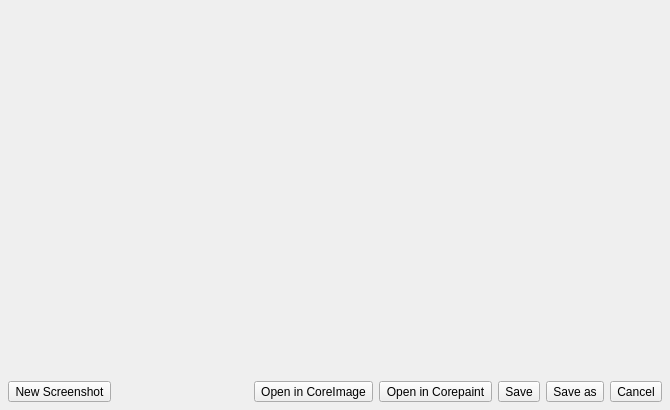
<?xml version="1.0" encoding="UTF-8"?>
<ui version="4.0">
 <class>coreshot</class>
 <widget class="QWidget" name="coreshot">
  <property name="geometry">
   <rect>
    <x>0</x>
    <y>0</y>
    <width>670</width>
    <height>410</height>
   </rect>
  </property>
  <property name="sizePolicy">
   <sizepolicy hsizetype="Expanding" vsizetype="Expanding">
    <horstretch>0</horstretch>
    <verstretch>0</verstretch>
   </sizepolicy>
  </property>
  <property name="windowTitle">
   <string>CoreShot</string>
  </property>
  <property name="windowIcon">
   <iconset resource="icons.qrc">
    <normaloff>:/icons/CoreShot.svg</normaloff>:/icons/CoreShot.svg</iconset>
  </property>
  <property name="styleSheet">
   <string notr="true"/>
  </property>
  <layout class="QVBoxLayout" name="verticalLayout">
   <property name="leftMargin">
    <number>8</number>
   </property>
   <property name="topMargin">
    <number>8</number>
   </property>
   <property name="rightMargin">
    <number>8</number>
   </property>
   <property name="bottomMargin">
    <number>8</number>
   </property>
   <item>
    <widget class="PreviewWidget" name="shotPreview">
     <property name="sizePolicy">
      <sizepolicy hsizetype="Expanding" vsizetype="Expanding">
       <horstretch>0</horstretch>
       <verstretch>0</verstretch>
      </sizepolicy>
     </property>
     <property name="text">
      <string/>
     </property>
    </widget>
   </item>
   <item>
    <layout class="QHBoxLayout" name="horizontalLayout">
     <item>
      <widget class="QToolButton" name="newShot">
       <property name="focusPolicy">
        <enum>Qt::NoFocus</enum>
       </property>
       <property name="text">
        <string>New Screenshot</string>
       </property>
      </widget>
     </item>
     <item>
      <spacer name="horizontalSpacer">
       <property name="orientation">
        <enum>Qt::Horizontal</enum>
       </property>
       <property name="sizeHint" stdset="0">
        <size>
         <width>40</width>
         <height>20</height>
        </size>
       </property>
      </spacer>
     </item>
     <item>
      <widget class="QToolButton" name="openInCoreImage">
       <property name="text">
        <string>Open in CoreImage</string>
       </property>
      </widget>
     </item>
     <item>
      <widget class="QToolButton" name="openInCorePaint">
       <property name="focusPolicy">
        <enum>Qt::NoFocus</enum>
       </property>
       <property name="text">
        <string>Open in Corepaint</string>
       </property>
      </widget>
     </item>
     <item>
      <widget class="QToolButton" name="save">
       <property name="focusPolicy">
        <enum>Qt::NoFocus</enum>
       </property>
       <property name="text">
        <string>Save</string>
       </property>
      </widget>
     </item>
     <item>
      <widget class="QToolButton" name="saveAs">
       <property name="focusPolicy">
        <enum>Qt::NoFocus</enum>
       </property>
       <property name="text">
        <string>Save as</string>
       </property>
      </widget>
     </item>
     <item>
      <widget class="QToolButton" name="cancel">
       <property name="focusPolicy">
        <enum>Qt::NoFocus</enum>
       </property>
       <property name="text">
        <string>Cancel</string>
       </property>
      </widget>
     </item>
    </layout>
   </item>
  </layout>
 </widget>
 <layoutdefault spacing="6" margin="11"/>
 <customwidgets>
  <customwidget>
   <class>PreviewWidget</class>
   <extends>QLabel</extends>
   <header location="global">previewwidget.h</header>
  </customwidget>
 </customwidgets>
 <resources>
  <include location="icons.qrc"/>
 </resources>
 <connections/>
</ui>
